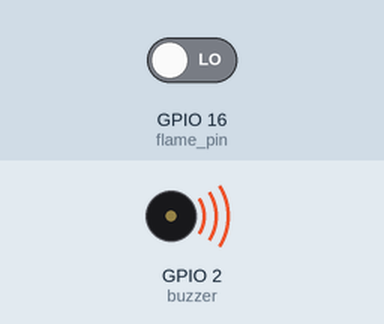
Simulated run of this sketch. Board: ESP8266 (NodeMCU). On the bench: buzzer (waves = sounding). The test bench sets the inputs (shaded band); at power-on: GPIO 16 (flame_pin) LOW. WiFi joins after 1.5 s; servers stay silent unless stated.

Above: at 3.0 s.
3.1 s: GPIO 16 (flame_pin) driven HIGH
At 4.4 s:
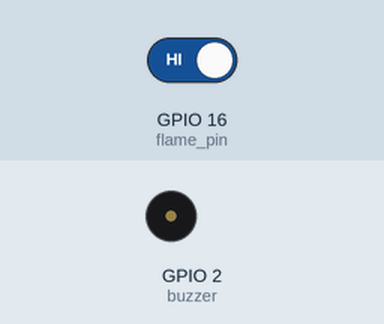
4.7 s: GPIO 16 (flame_pin) driven LOW
At 5.5 s:
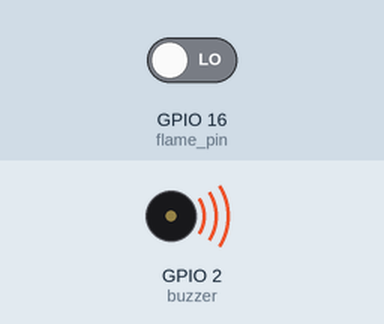
Timing chart, 0 to 7.7 s (numbered marks = the images above; inputs shaded):
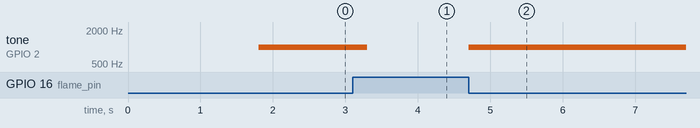

Measured:
- after the input at 3.1 s, tone on GPIO 2 (buzzer): 1000 Hz → silent after 0.20 s
- after the input at 4.7 s, tone on GPIO 2 (buzzer): silent → 1000 Hz at once

The sketch:

flame_blynk_project_2.ino
```cpp
#include <ESP8266WiFi.h>  //Declarate ESP8266 Board Library

#include <BlynkSimpleEsp8266.h>
#define BLYNK_PRINT Serial

#define BLYNK_TEMPLATE_ID "--------------------"
#define BLYNK_TEMPLATE_NAME "-------------------"
#define BLYNK_AUTH_TOKEN "-----------------------"


char auth[] = BLYNK_AUTH_TOKEN;

// Your WiFi credentials.
// Set password to "" for open networks.
char ssid[] = "---------------";  // put your mobile Wifi name
char pass[] = "----------------";  //Put your Password of your connection passward

int buzzer = 2;//D4 pin in esp8266

int state = HIGH;
int flame_pin = 16;//D0 in esp 8266 board

unsigned long previousMillis = 0;

int flamval;

int Alert_Val = 0;

BlynkTimer timer;


void flame() {
  flamval = digitalRead(flame_pin);
  if (flamval != 0) {
    Blynk.virtualWrite(V1, LOW);
  } else {
    Blynk.virtualWrite(V1, HIGH);
  }
}


void alert_situation() {
  unsigned long currentMillis = millis();
  unsigned long previousMillis1;
  unsigned long previousMillis2;
  unsigned long previousMillis3;
  unsigned long previousMillis4;
  unsigned long previousMillis5;
  unsigned long previousMillis6;
  if (flamval != 1) {


    if (state != LOW) {
      tone(buzzer, 1000, 200);
      if (currentMillis - previousMillis1 >= 1000) {
        Blynk.logEvent("-----------------");
      }
      previousMillis1 = currentMillis;
    }

  }
}
void setup() {
  Serial.begin(115200);
  Blynk.begin(auth, ssid, pass, "blynk.cloud",80);  //Connect the blynk to esp8266 board
  pinMode(buzzer, OUTPUT);
  pinMode(flame_pin, INPUT);
}

void loop() {
  Blynk.run();  //Run the Blynk
  flame();
  alert_situation();
}
```
